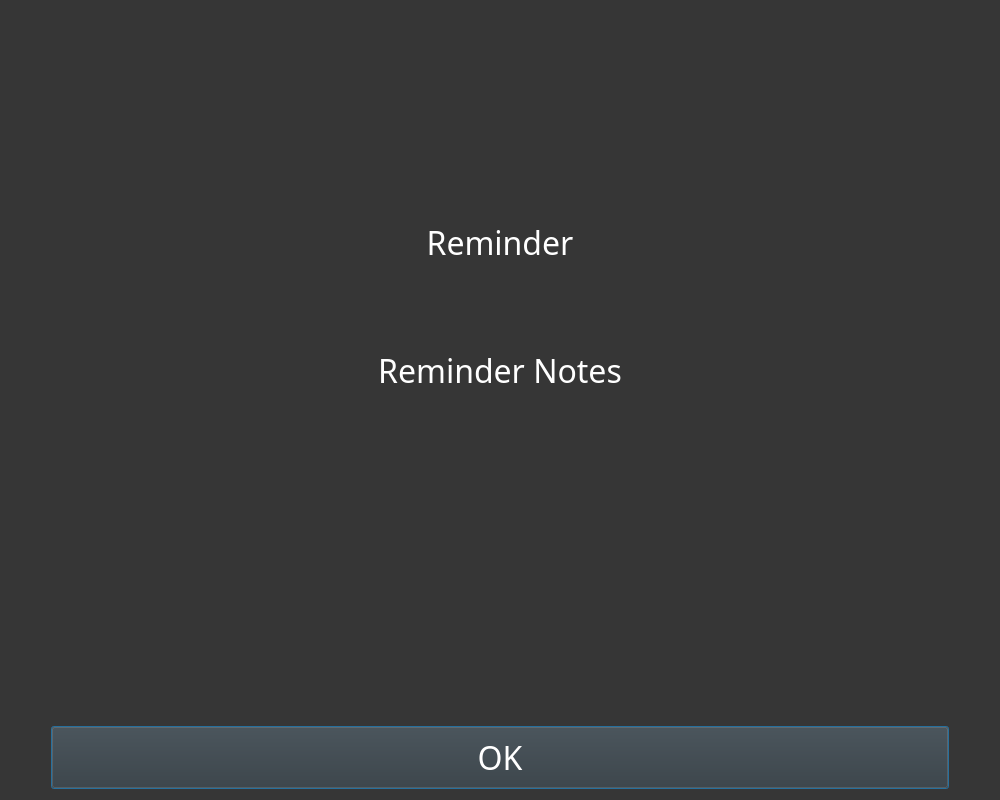
<?xml version="1.0" encoding="UTF-8"?>
<ui version="4.0">
 <class>Dialog</class>
 <widget class="QDialog" name="Dialog">
  <property name="geometry">
   <rect>
    <x>0</x>
    <y>0</y>
    <width>1000</width>
    <height>800</height>
   </rect>
  </property>
  <property name="minimumSize">
   <size>
    <width>1000</width>
    <height>800</height>
   </size>
  </property>
  <property name="windowTitle">
   <string>Dialog</string>
  </property>
  <property name="styleSheet">
   <string notr="true">background-color: rgb(54, 54, 54);</string>
  </property>
  <layout class="QGridLayout" name="gridLayout">
   <item row="3" column="2">
    <spacer name="horizontalSpacer_2">
     <property name="orientation">
      <enum>Qt::Horizontal</enum>
     </property>
     <property name="sizeType">
      <enum>QSizePolicy::Fixed</enum>
     </property>
     <property name="sizeHint" stdset="0">
      <size>
       <width>40</width>
       <height>20</height>
      </size>
     </property>
    </spacer>
   </item>
   <item row="3" column="0">
    <spacer name="horizontalSpacer">
     <property name="orientation">
      <enum>Qt::Horizontal</enum>
     </property>
     <property name="sizeType">
      <enum>QSizePolicy::Fixed</enum>
     </property>
     <property name="sizeHint" stdset="0">
      <size>
       <width>40</width>
       <height>20</height>
      </size>
     </property>
    </spacer>
   </item>
   <item row="3" column="1">
    <widget class="QLabel" name="reminderNotesDisplayLabel">
     <property name="minimumSize">
      <size>
       <width>100</width>
       <height>100</height>
      </size>
     </property>
     <property name="font">
      <font>
       <family>Hans Kendrick</family>
       <pointsize>24</pointsize>
      </font>
     </property>
     <property name="styleSheet">
      <string notr="true">color:white;</string>
     </property>
     <property name="text">
      <string>Reminder Notes</string>
     </property>
     <property name="alignment">
      <set>Qt::AlignCenter</set>
     </property>
    </widget>
   </item>
   <item row="5" column="1">
    <widget class="QPushButton" name="reminderOkayButton">
     <property name="sizePolicy">
      <sizepolicy hsizetype="Preferred" vsizetype="Preferred">
       <horstretch>0</horstretch>
       <verstretch>0</verstretch>
      </sizepolicy>
     </property>
     <property name="minimumSize">
      <size>
       <width>25</width>
       <height>25</height>
      </size>
     </property>
     <property name="font">
      <font>
       <family>Hans Kendrick</family>
       <pointsize>24</pointsize>
      </font>
     </property>
     <property name="styleSheet">
      <string notr="true">color:white;</string>
     </property>
     <property name="text">
      <string>OK</string>
     </property>
    </widget>
   </item>
   <item row="1" column="1">
    <widget class="QLabel" name="reminderNameDisplayLabel">
     <property name="font">
      <font>
       <family>Hans Kendrick</family>
       <pointsize>24</pointsize>
      </font>
     </property>
     <property name="styleSheet">
      <string notr="true">color:white;</string>
     </property>
     <property name="text">
      <string>Reminder</string>
     </property>
     <property name="alignment">
      <set>Qt::AlignCenter</set>
     </property>
    </widget>
   </item>
   <item row="4" column="1">
    <spacer name="verticalSpacer">
     <property name="orientation">
      <enum>Qt::Vertical</enum>
     </property>
     <property name="sizeType">
      <enum>QSizePolicy::Fixed</enum>
     </property>
     <property name="sizeHint" stdset="0">
      <size>
       <width>20</width>
       <height>300</height>
      </size>
     </property>
    </spacer>
   </item>
   <item row="2" column="1">
    <spacer name="verticalSpacer_3">
     <property name="orientation">
      <enum>Qt::Vertical</enum>
     </property>
     <property name="sizeType">
      <enum>QSizePolicy::Fixed</enum>
     </property>
     <property name="sizeHint" stdset="0">
      <size>
       <width>20</width>
       <height>40</height>
      </size>
     </property>
    </spacer>
   </item>
   <item row="0" column="1">
    <spacer name="verticalSpacer_4">
     <property name="orientation">
      <enum>Qt::Vertical</enum>
     </property>
     <property name="sizeType">
      <enum>QSizePolicy::Fixed</enum>
     </property>
     <property name="sizeHint" stdset="0">
      <size>
       <width>20</width>
       <height>200</height>
      </size>
     </property>
    </spacer>
   </item>
  </layout>
 </widget>
 <resources/>
 <connections/>
</ui>
